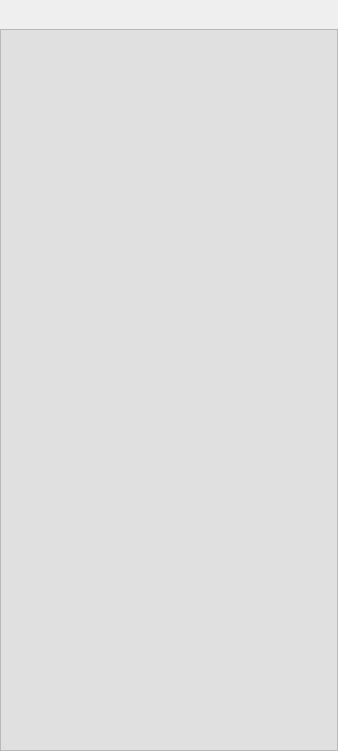
<?xml version="1.0" encoding="UTF-8"?>
<ui version="4.0">
 <class>ResourceWidget</class>
 <widget class="QWidget" name="ResourceWidget">
  <property name="geometry">
   <rect>
    <x>0</x>
    <y>0</y>
    <width>338</width>
    <height>751</height>
   </rect>
  </property>
  <property name="windowTitle">
   <string>Form</string>
  </property>
  <layout class="QVBoxLayout" name="verticalLayout">
   <property name="margin">
    <number>0</number>
   </property>
   <item>
    <layout class="QHBoxLayout" name="horizontalLayout">
     <item>
      <widget class="FilterWidget" name="filter" native="true">
       <property name="minimumSize">
        <size>
         <width>0</width>
         <height>20</height>
        </size>
       </property>
      </widget>
     </item>
     <item>
      <widget class="QToolButton" name="refreshButton">
       <property name="minimumSize">
        <size>
         <width>20</width>
         <height>20</height>
        </size>
       </property>
       <property name="maximumSize">
        <size>
         <width>16777215</width>
         <height>16777215</height>
        </size>
       </property>
       <property name="text">
        <string/>
       </property>
       <property name="icon">
        <iconset resource="../editor.qrc">
         <normaloff>:/image/res/images/refresh-32.png</normaloff>:/image/res/images/refresh-32.png</iconset>
       </property>
       <property name="iconSize">
        <size>
         <width>16</width>
         <height>16</height>
        </size>
       </property>
       <property name="checkable">
        <bool>false</bool>
       </property>
       <property name="autoRepeat">
        <bool>false</bool>
       </property>
       <property name="autoExclusive">
        <bool>false</bool>
       </property>
       <property name="popupMode">
        <enum>QToolButton::InstantPopup</enum>
       </property>
       <property name="toolButtonStyle">
        <enum>Qt::ToolButtonIconOnly</enum>
       </property>
       <property name="autoRaise">
        <bool>true</bool>
       </property>
       <property name="arrowType">
        <enum>Qt::NoArrow</enum>
       </property>
      </widget>
     </item>
    </layout>
   </item>
   <item>
    <widget class="QTreeView" name="resView">
     <property name="palette">
      <palette>
       <active>
        <colorrole role="Base">
         <brush brushstyle="SolidPattern">
          <color alpha="255">
           <red>224</red>
           <green>224</green>
           <blue>224</blue>
          </color>
         </brush>
        </colorrole>
       </active>
       <inactive>
        <colorrole role="Base">
         <brush brushstyle="SolidPattern">
          <color alpha="255">
           <red>224</red>
           <green>224</green>
           <blue>224</blue>
          </color>
         </brush>
        </colorrole>
       </inactive>
       <disabled>
        <colorrole role="Base">
         <brush brushstyle="SolidPattern">
          <color alpha="255">
           <red>240</red>
           <green>240</green>
           <blue>240</blue>
          </color>
         </brush>
        </colorrole>
       </disabled>
      </palette>
     </property>
     <property name="focusPolicy">
      <enum>Qt::WheelFocus</enum>
     </property>
     <property name="acceptDrops">
      <bool>true</bool>
     </property>
     <property name="styleSheet">
      <string notr="true"> QTreeView {
     show-decoration-selected: 0;
 }

QTreeView::item:selected {
	background-color: rgb(0, 85, 255);
	 border-radius: 0px;
     border: 1px solid rgb(224, 224, 224);
     padding: -1px;
	color: white;
 }

/*
QTreeView::item:focus {
	background-color: rgb(255, 255, 90);
     border: 1px solid rgb(0, 0, 0);
	 border-radius: 5px;
     padding: -1px;
	 color: black;
 }
*/

 QTreeView::item:hover:!focus {
	 background-color: rgb(85, 170, 255);
	 border-radius: 0px;
     border: 1px solid rgb(0, 0, 0);
     padding: -1px;
 }
</string>
     </property>
     <property name="dragEnabled">
      <bool>true</bool>
     </property>
     <property name="dragDropMode">
      <enum>QAbstractItemView::DragDrop</enum>
     </property>
     <property name="alternatingRowColors">
      <bool>true</bool>
     </property>
     <property name="selectionMode">
      <enum>QAbstractItemView::ExtendedSelection</enum>
     </property>
     <property name="rootIsDecorated">
      <bool>false</bool>
     </property>
     <property name="allColumnsShowFocus">
      <bool>false</bool>
     </property>
     <property name="headerHidden">
      <bool>false</bool>
     </property>
    </widget>
   </item>
  </layout>
  <action name="action_Refresh">
   <property name="icon">
    <iconset resource="../editor.qrc">
     <normaloff>:/image/res/images/refresh-32.png</normaloff>:/image/res/images/refresh-32.png</iconset>
   </property>
   <property name="text">
    <string>refresh</string>
   </property>
  </action>
 </widget>
 <customwidgets>
  <customwidget>
   <class>FilterWidget</class>
   <extends>QWidget</extends>
   <header>../src/widgets/FilterWidget.h</header>
   <container>1</container>
  </customwidget>
 </customwidgets>
 <resources>
  <include location="../editor.qrc"/>
 </resources>
 <connections/>
</ui>
